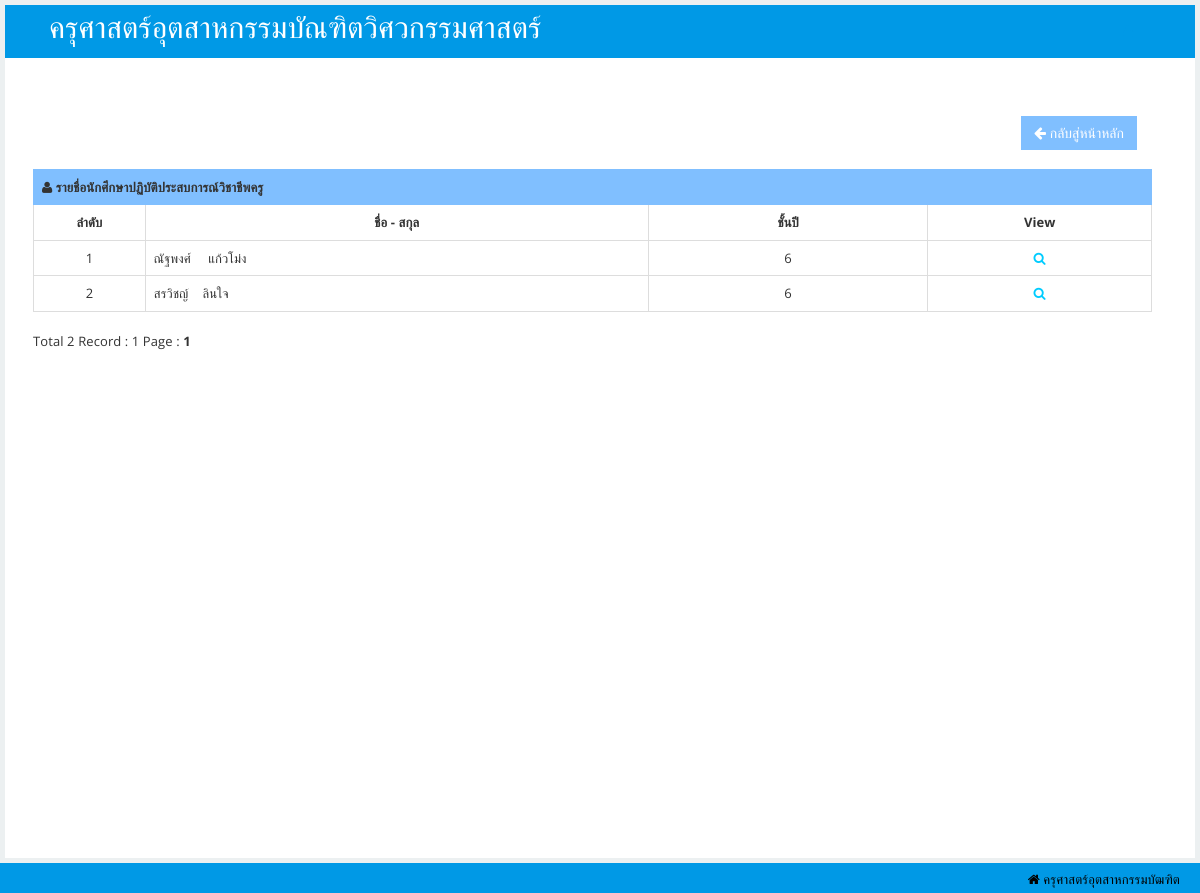
The app's page /rmutlexpro/reportshowbranch.php?branch_id=10012 with its own data.
### tables this page shows
CREATE TABLE `student` (
  `student_id` bigint(14) NOT NULL,
  `title_id` int(11) NOT NULL,
  `student_name` varchar(50) NOT NULL,
  `student_lname` varchar(50) NOT NULL,
  `faculty_id` int(11) NOT NULL,
  `course_id` int(11) NOT NULL,
  `branch_id` int(11) NOT NULL,
  `year_id` int(11) NOT NULL,
  `term_id` int(11) NOT NULL,
  `class_id` int(11) NOT NULL,
  `student_Advisors` varchar(100) NOT NULL,
  `student_password` varchar(50) NOT NULL,
  `indentity_id` int(11) NOT NULL,
  `date_regis` varchar(20) NOT NULL,
  `active` varchar(1) NOT NULL,
  `profile_id` bigint(15) NOT NULL,
  `saddressnow_id` bigint(14) NOT NULL,
  `saddresshome_id` bigint(14) NOT NULL,
  `edu_id` int(11) NOT NULL,
  `edupart_id` int(11) NOT NULL,
  `trainer_id` int(11) NOT NULL,
  `teacher_id` int(11) NOT NULL
);

CREATE TABLE `class` (
  `class_id` int(11) NOT NULL,
  `class_name` varchar(2) NOT NULL
);

### rmutlexpro/reportshowbranch.php (the view, shortened to what this page needs)
<!DOCTYPE html>
<html lang="en"><head>
    <link id="bootstrap-style" href="css/bootstrap.css" rel="stylesheet">
    <link href="css/halflings.css" rel="stylesheet">
    <link rel="stylesheet" href="css/layout.css" type="text/css">
    <link href="css/bootstrap-responsive.min.css" rel="stylesheet">
    <link id="base-style" href="css/style.css" rel="stylesheet">
    <link id="base-style-responsive" href="css/style-responsive.css" rel="stylesheet">
    <link href="css/font-awesome.min.css" rel="stylesheet">
    <link href="css/font-awesome.css" rel="stylesheet">
    <link rel="stylesheet" href="css/modal.css" type="text/css">
</head>
<body>
<?php
$branch_id=$_GET['branch_id'];
?>
<div id="main">
<nav class="navbar navbar-default">
        <div class="navbar-inner">
            <div class="container-fluid">
                <div class="navbar-header">
                    <a class="brand"><span style="font-size:30px">&nbsp;ครุศาสตร์อุตสาหกรรมบัณฑิตวิศวกรรมศาสตร์</span></a>
                </div>
                <div class="nav-no-collapse header-nav">
                    <ul class="nav navbar-nav pull-right">
                        <li class="dropdown">
                            <a class="btn dropdown-toggle" href="#">
                                <i class="fa fa-user" style="color: #0099e6"></i>
                            </a>
                        </li>
                    </ul>
                </div>
            </div>
        </div>
    </nav>
            <div id="content" class="span10">
                <div class="row">
<div class="tab-pane active" id="stdpro">
        <div class="panel-body">
          <div class="form-horizontal">
              <div class="panel-body">
                <div class="col-sm-12">
                <div align="right">
                                <button type="button" class="btn btn-primary btn-lg" id="adduser" style="background-color:#80bfff;border-color: #80bfff;; color:#fff" onclick='location.replace("reportbranch.php")'><i class="icon-arrow-left"></i> กลับสู่หน้าหลัก</button>
                        </div>
                  <div class="form-group">
      <div><br></div>
                            <div class="table-responsive panel-collapse pull out">
                            <table class="table table-bordered">
                                <tbody>
                                    <tr>
                                        <td style="text-align:left" class="success" colspan="10"><i class=" icon-user"></i><strong> รายชื่อนักศึกษาปฏิบัติประสบการณ์วิชาชีพครู</strong></td>
                                    </tr>
                                    <tr style="font-weight:bold;">
                                        <td style="width:10%;text-align:center">ลำดับ</td>
                                        <td style="width:45%;text-align:center">ชื่อ - สกุล</td>
                                        <td style="width:25%;text-align:center">ชั้นปี</td>
                                        <td style="width:20%;text-align:center">View</td>
                                    </tr>
                                    <tr>
                                    <?php
$strSQLb = "SELECT * FROM student WHERE branch_id='$branch_id'";
                        $objQueryb = mysql_query($strSQLb);
                        $ntib=mysql_fetch_array($objQueryb);
                        $id1=$ntib['branch_id'];
$strSQLa = "SELECT * FROM student WHERE branch_id='$id1'";
$objQuerya = mysql_query($strSQLa) or die ("Error Query [".$strSQLa."]");
$Num_Rows = mysql_num_rows($objQuerya);
$Per_Page = 15;
$Page = isset($_GET['Page']) ? $_GET['Page'] : 1;
$Page_Start = (($Per_Page*$Page)-$Per_Page);
if($Num_Rows<=$Per_Page)
{
    $Num_Pages =1;
}
                                    $i='0';
                                    $strSQL = "SELECT * FROM student WHERE branch_id='$branch_id' ORDER BY student_id ASC LIMIT $Page_Start , $Per_Page ";
                                        $objQuery = mysql_query($strSQL);?>
                                        <?php
                                        while ($nti=mysql_fetch_array($objQuery)){
                                        $i=$i+'1';
                                        ?>
                                        <td style="text-align:center"><?php echo $i;?></td>
                                        <td style="text-align:left;"><?php echo $nti['student_name'];?>&nbsp;&nbsp;&nbsp;&nbsp;<?php echo $nti['student_lname'];?></td>
                                        <td style="text-align:center"><?php $classid=$nti['class_id'];
                                        $strSQL1 = "SELECT * FROM class WHERE class_id=$classid ";
                                        $objQuery1 = mysql_query($strSQL1);
                                        $nti1=mysql_fetch_array($objQuery1);
                                        echo $nti1['class_name'];
                                        ?></td>
                                        <td style="text-align:center"><a href='reportshowstdbranch.php?student_id=<?php echo $nti['student_id'];?>' data-toggle="tooltip" data-placement="top" data-original-title="แสดง"><i class=" icon-search" style="color:#00ccff"></i></a></td>
                                    </tr>
                                   <?php }?>
                                </tbody>
                            </table>
Total <?php echo $Num_Rows;?> Record : <?php echo $Num_Pages;?> Page :
<?php
for($i=1; $i<=$Num_Pages; $i++){
    if($i != $Page)
    {
        echo "[ <a href='$_SERVER[SCRIPT_NAME]?branch_id=$id1&Page=$i'>$i</a> ]";
    }
    else
    {
        echo "<b> $i </b>";
    }
}
?>
                        </div>
  </div>
                </div>
              </div>
            </div>
          </div>
                </div>
            </div>
        </div>
    </div>
       <footer>
            <p>
                <span class="icon-home" style="text-align:left;float: right"> ครุศาสตร์อุตสาหกรรมบัฒฑิต</a></span>
            </p>
        </footer>
</body>
</html>

### rmutlexpro/css/halflings.css (style rules this page uses)
html, html .halflings { -webkit-font-smoothing: antialiased !important; }

### rmutlexpro/css/layout.css (style rules this page uses)
html { position: relative; z-index: 1; min-height: 100%; letter-spacing: 0.1px; }
html body { font-family: 'Open Sans', sans-serif; font-size: 13px; min-height: 100%; background-color: #ecf0f1; overflow-x: hidden; }
#main { position: relative; -webkit-transition: -webkit-transform 0.2s ease; -o-transition: -o-transform 0.2s ease; transition: transform 0.2s ease; }
#main:before, #main:after { content: " "; display: table; }
#main:after { clear: both; }
#main { padding-top: 100px; }
@media (min-width: 768px) { #main { padding-top: 60px; } }

### rmutlexpro/css/style-responsive.css (style rules this page uses)
@media (min-width: 1200px) { #content { width: 100%; padding: 28px; margin: 0px 0px; } }
@media (min-width: 1200px) { footer { margin: 0px 0px 0px 0px; padding: 10px 20px; } }

### rmutlexpro/css/modal.css (style rules this page uses)
* { margin:0; padding:0; }

### rmutlexpro/reportshowbranch.php (style rules this page uses)
body { font-family: "Lato", sans-serif; }
#main { transition: margin-left .5s; padding: 5px; }

### records on screen
student: i "1", student_name "ณัฐพงศ์", student_lname "แก้วโม่ง", class.class_name "6"
student: i "2", student_name "สรวิชญ์", student_lname "ลินใจ", class.class_name "6"

### other values on screen
$Num_Rows "2"
$Num_Pages "1"
